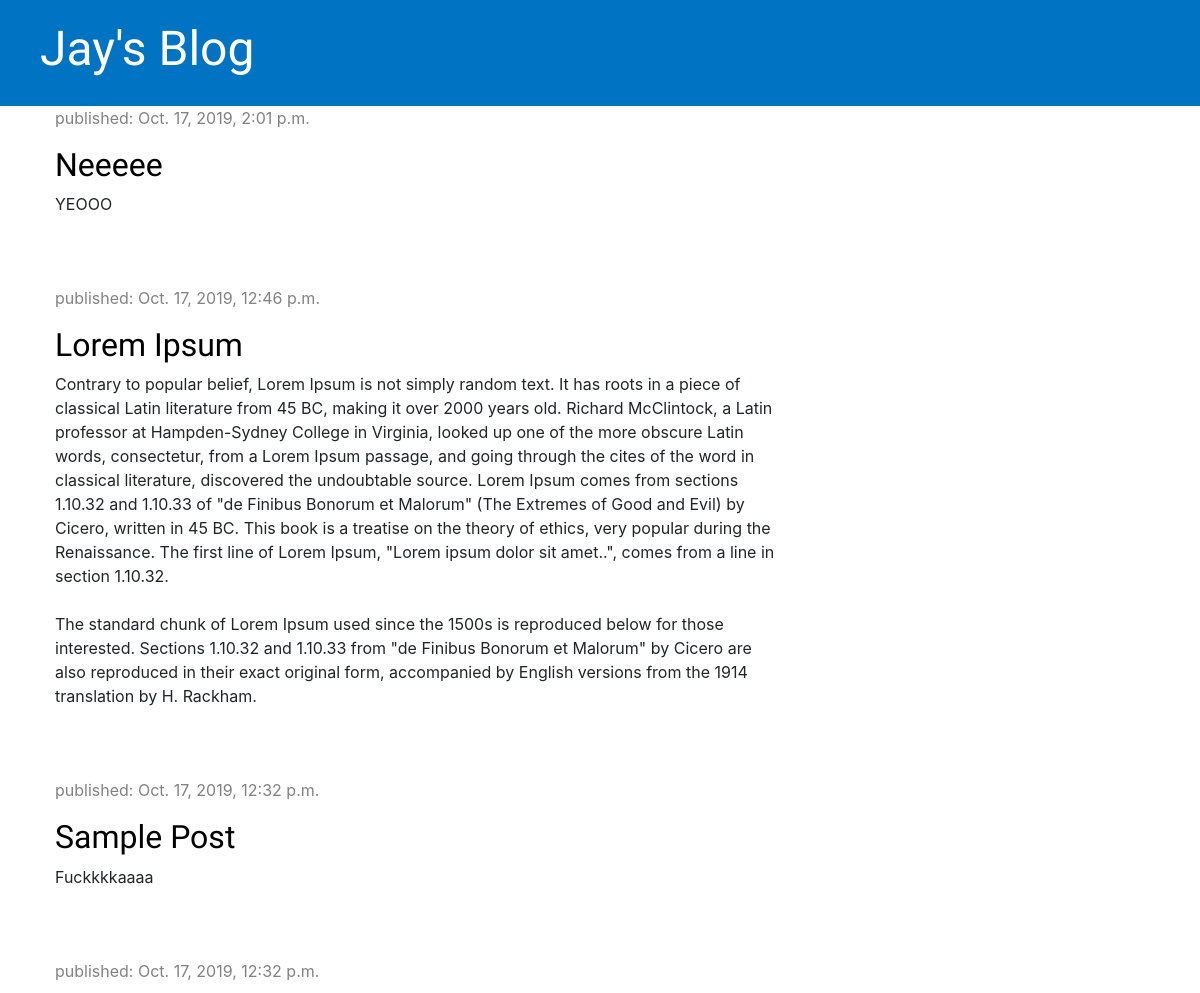
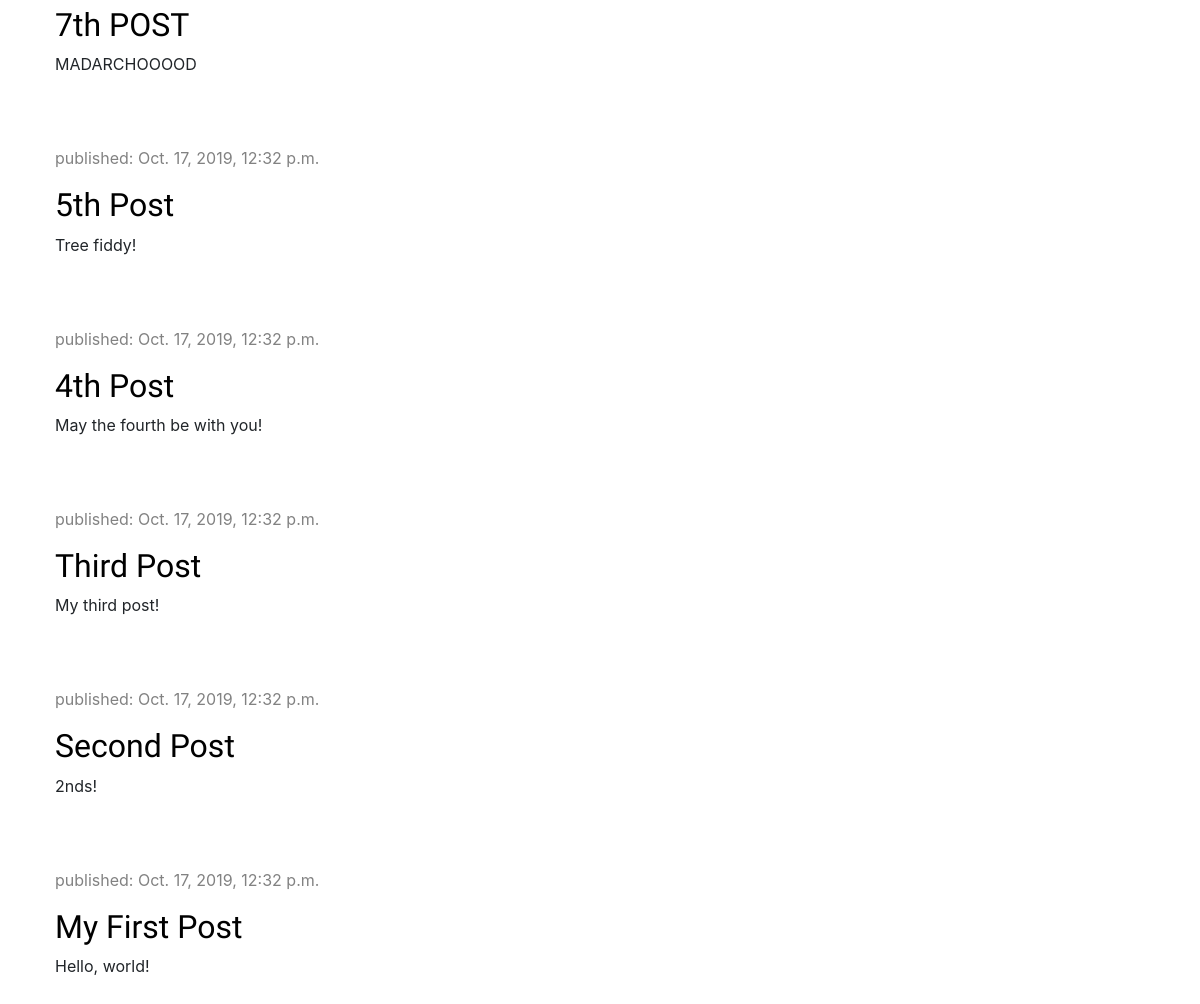
The page / on the database its author committed (2 pictures, top to bottom).
### blog/models.py (models this page shows, shortened)
class Post(models.Model):
    author = models.ForeignKey(settings.AUTH_USER_MODEL, on_delete=models.CASCADE)
    title = models.CharField(max_length=200)
    text = models.TextField()
    created_date = models.DateTimeField(default=timezone.now)
    published_date = models.DateTimeField(blank=True, null=True)

### blog/views.py (the view)
# urls.py: path('', views.post_list, name='post_list'),
def post_list(request):
    posts = Post.objects.filter(published_date__lte=timezone.now()).order_by('-published_date')
    context = {'posts': posts}
    return render(request, 'blog/post_list.html', context)

### blog/templates/blog/post_list.html
{% extends 'blog/base.html' %}
{% block content %}
    {% for post in posts %}
        <div class="post">
            <div class="date">
                <p>published: {{ post.published_date }}</p>
            </div>
            <h2><a href="{% url 'post_detail' pk=post.pk %}">{{ post.title }}</a></h2>
            <p>{{ post.text|linebreaksbr }}</p>
        </div>
    {% endfor %}
{% endblock content %}

### blog/templates/blog/base.html (shortened to what this page needs)
<!DOCTYPE html>
{% load static %}
<html lang="en">
<head>
    <link rel="stylesheet" href="https://stackpath.bootstrapcdn.com/bootstrap/4.3.1/css/bootstrap.min.css">
    <link rel="stylesheet" href="{% static 'blog/blog.css' %}">
</head>
<body>
    <div class="page-header">
        <h1><a href="/">Jay's Blog</a></h1>
    </div>
    <div class="content container">
        <div class="row">
            <div class="col-md-8">
                {% block content %} {% endblock %}
            </div>
        </div>
    </div>
</body>
</html>

### blog/static/blog/blog.css (style rules this page uses)
.page-header { background-color: #0073C2; margin-top: 0; padding: 20px 20px 20px 40px; }
.page-header h1, .page-header h1 a, .page-header h1 a:visited, .page-header h1 a:active { color: #ffffff; font-size: 36pt; text-decoration: none; }
.content { margin-left: 40px; }
h1, h2, h3, h4 { font-family: 'Lobster'; }
.date { color: #828282; }
.post { margin-bottom: 70px; }
.post h2 a, .post h2 a:visited { color: #000000; }

### rows shown on the page
Post: published_date "Oct. 17, 2019, 2:01 p.m.", title "Neeeee", text "YEOOO"
Post: published_date "Oct. 17, 2019, 12:46 p.m.", title "Lorem Ipsum", text "Contrary to popular belief, Lorem Ipsum is not simply random text. It has roots in a piece of classical Latin literature from 45 BC, making it over 2000 years old. Richard McClintock, a Latin professor at Hampden-Sydney College in Virginia, looked up one of the more obscure Latin words, consectetur, from a Lorem Ipsum passage, and going through the cites of the word in classical literature, discovered the undoubtable source. Lorem Ipsum comes from sections 1.10.32 and 1.10.33 of \"de Finibus Bonorum et Malorum\" (The Extremes of Good and Evil) by Cicero, written in 45 BC. This book is a treatise on the theory of ethics, very popular during the Renaissance. The first line of Lorem Ipsum,…"
Post: published_date "Oct. 17, 2019, 12:32 p.m.", title "Sample Post", text "Fuckkkkaaaa"
Post: published_date "Oct. 17, 2019, 12:32 p.m.", title "7th POST", text "MADARCHOOOOD"
Post: published_date "Oct. 17, 2019, 12:32 p.m.", title "5th Post", text "Tree fiddy!"
Post: published_date "Oct. 17, 2019, 12:32 p.m.", title "4th Post", text "May the fourth be with you!"
Post: published_date "Oct. 17, 2019, 12:32 p.m.", title "Third Post", text "My third post!"
Post: published_date "Oct. 17, 2019, 12:32 p.m.", title "Second Post", text "2nds!"
Post: published_date "Oct. 17, 2019, 12:32 p.m.", title "My First Post", text "Hello, world!"
